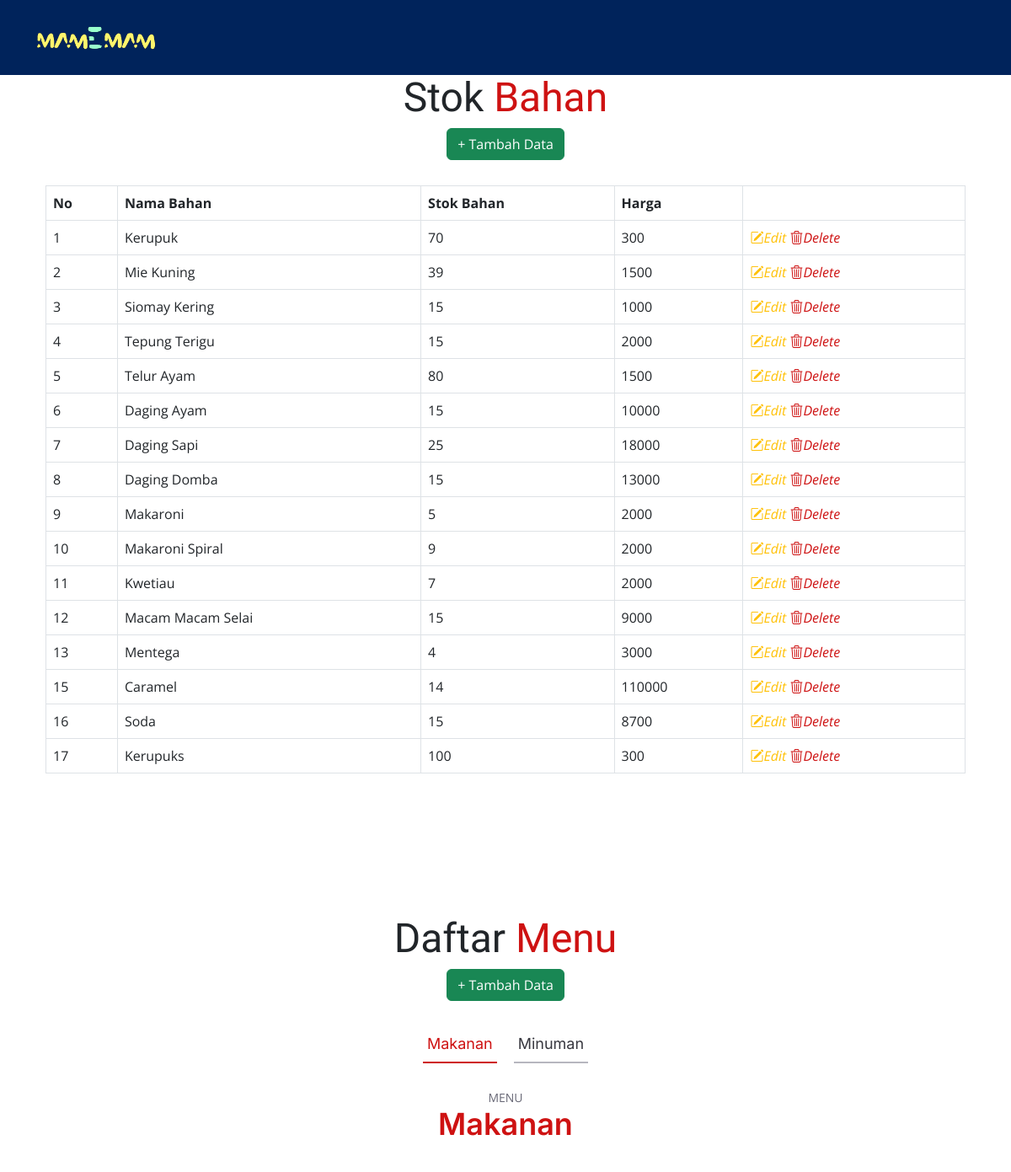
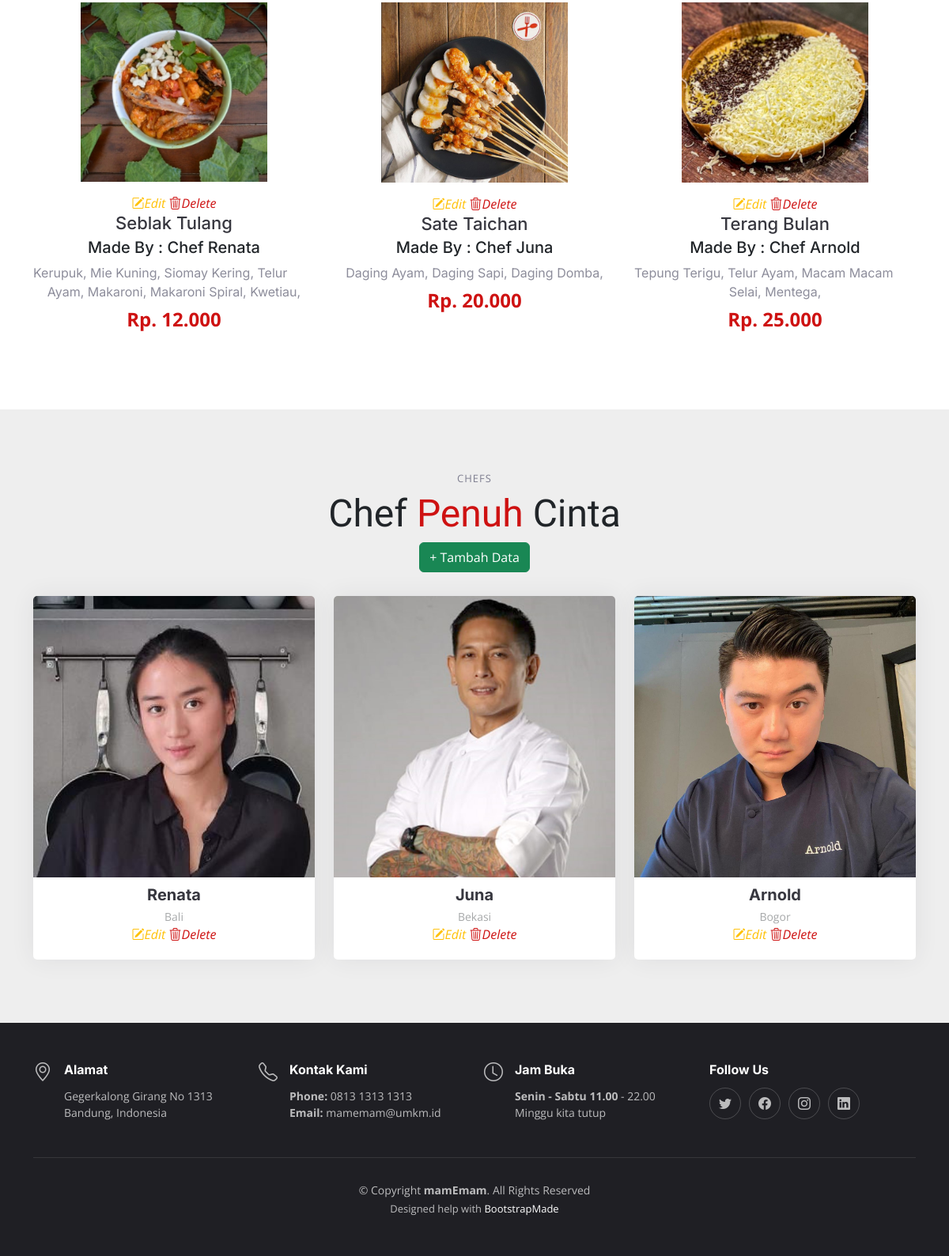
The app's page /admin.php with its own data (2 pictures, top to bottom).
### tables this page shows
CREATE TABLE `bahan` (
  `id_bahan` int(11) NOT NULL,
  `nama_bahan` varchar(50) NOT NULL,
  `stok_bahan` int(11) NOT NULL,
  `harga_bahan` int(11) NOT NULL
);

CREATE TABLE `menu` (
  `id_menu` int(11) NOT NULL,
  `nama_menu` varchar(50) NOT NULL,
  `foto_menu` varchar(100) NOT NULL,
  `harga` int(11) NOT NULL,
  `deskripsi` varchar(250) NOT NULL,
  `id_chef` int(11) NOT NULL,
  `id_jenis` int(11) NOT NULL
);

CREATE TABLE `chef` (
  `id_chef` int(11) NOT NULL,
  `nama_chef` varchar(50) NOT NULL,
  `no_telp_chef` varchar(14) NOT NULL,
  `alamat_chef` varchar(50) NOT NULL,
  `jenis_kelamin_chef` varchar(11) NOT NULL,
  `foto_chef` varchar(100) NOT NULL
);

CREATE TABLE `menu_bahan` (
  `id_menu_bahan` int(11) NOT NULL,
  `id_menu` int(11) NOT NULL,
  `id_bahan` int(11) NOT NULL
);

### function.php (called while the page is built, shortened)
<?php
include('config.php');
function readMakanan()
{
    global $conn;
    $query = "SELECT * FROM menu JOIN chef ON menu.id_chef =  chef.id_chef WHERE menu.id_jenis = 1";
    $result = mysqli_query($conn, $query);
    return $result;
}
function readBahanMenu($menu)
{
    global $conn;
    $query = "SELECT menu_bahan.id_bahan, bahan.nama_bahan, menu_bahan.id_menu_bahan FROM menu_bahan JOIN bahan ON menu_bahan.id_bahan = bahan.id_bahan WHERE menu_bahan.id_menu =" . $menu;
    $result = mysqli_query($conn, $query);
    return $result;
}
function readBahan()
{
    global $conn;
    $query = "SELECT * from bahan";
    $result = mysqli_query($conn, $query);
    return $result;
}
function readChef()
{
    global $conn;
    $query = $query = "SELECT * FROM chef";
    $result = mysqli_query($conn, $query);
    return $result;
}
?>

### admin.php (the view, shortened to what this page needs)
<?php
  include("function.php");
  $listMakanan = readMakanan();
  $listChef = readChef();
  $listBahan = readBahan();
?>
<!DOCTYPE html>
<html lang="en">
<head>
  <link href="assets/vendor/bootstrap/css/bootstrap.min.css" rel="stylesheet">
  <link href="assets/vendor/bootstrap-icons/bootstrap-icons.css" rel="stylesheet">
  <link href="assets/vendor/aos/aos.css" rel="stylesheet">
  <link href="assets/vendor/glightbox/css/glightbox.min.css" rel="stylesheet">
  <link href="assets/vendor/swiper/swiper-bundle.min.css" rel="stylesheet">
  <link href="assets/css/main.css" rel="stylesheet">
</head>
<body>
  <header id="header" class="header fixed-top d-flex align-items-center" style="background-color: #00235B">
    <div class="container d-flex align-items-center justify-content-between">
      <a href="index.php" class="logo d-flex align-items-center me-auto me-lg-0">
        <img src="assets/img/logo.png" alt="">
      </a>
    </div>
  </header>
  <main id="main">
    <section id="bahan" class="Bahan">
      <div class="container" data-aos="fade-up">
        <div class="section-header">
            <p>Stok <span>Bahan</span></p>
            <a href="addBahan.php" class="btn btn-success">
            + Tambah Data
            </a>
        </div>
            <div class="gradient-custom-1 h-100">
                <div class="mask d-flex align-items-center h-100">
                <div class="container">
                    <div class="row justify-content-center">
                    <div class="col-12">
                        <div class="table-responsive bg-white">
                        <table class="table mb-0 table-bordered">
                            <thead>
                            <tr>
                                <th scope="col">No</th>
                                <th scope="col">Nama Bahan</th>
                                <th scope="col">Stok Bahan</th>
                                <th scope="col">Harga</th>
                                <th scope="col"></th>
                            </tr>
                            </thead>
                            <tbody>
                              <?php
                                foreach ($listBahan as $bahan)
                              {?>
                                    <tr>
                                        <td><?=$bahan['id_bahan']?></td>
                                        <td><?=$bahan['nama_bahan']?></td>
                                        <td><?=$bahan['stok_bahan']?></td>
                                        <td><?=$bahan['harga_bahan']?></td>
                                        <td>
                                            <a href="editBahan.php?id_bahan=<?=$bahan['id_bahan']?>" class="link-warning"><i class="bi bi-pencil-square">Edit</i></a>
                                            <a href="deleteBahan.php?id_bahan=<?=$bahan['id_bahan']?>" onclick="return confirm('Yakin Hapus?')"><i class="bi bi-trash3">Delete</i></a>
                                        </td>
                                    </tr>
                              <?php
                                }
                              ?>
                            </tbody>
                        </table>
                        </div>
                    </div>
                    </div>
                </div>
                </div>
            </div>
      </div>
    </section>
    <section id="menu" class="menu">
      <div class="container" data-aos="fade-up">
        <div class="section-header">
          <p>Daftar <span>Menu</span></p>
          <a href="addMenu.php" class="btn btn-success">
            + Tambah Data
            </a>
        </div>
        <ul class="nav nav-tabs d-flex justify-content-center" data-aos="fade-up" data-aos-delay="200">
          <li class="nav-item">
            <a class="nav-link active show" data-bs-toggle="tab" data-bs-target="#menu-makanan">
              <h4>Makanan</h4>
            </a>
          </li>
          <li class="nav-item">
            <a class="nav-link" data-bs-toggle="tab" data-bs-target="#menu-minuman">
              <h4>Minuman</h4>
            </a>
        </ul>
        <div class="tab-content align-item-center" data-aos="fade-up" data-aos-delay="300">
          <div class="tab-pane fade active show" id="menu-makanan">
            <div class="tab-header text-center">
              <p>Menu</p>
              <h3>Makanan</h3>
            </div>
            <div class="row gy-5">
              <?php
                foreach ($listMakanan as $makanan)
              {
                $listBahanMenu = readBahanMenu($makanan['id_menu'])
              ?>
                <div class="col-lg-4 menu-item">
                  <a href="assets/img/<?=$makanan['foto_menu']?>" class="glightbox"><img src="assets/img/<?=$makanan['foto_menu']?>" class="menu-img img-fluid" alt=""></a>
                  <a href="editMenu.php?id_menu=<?=$makanan['id_menu']?>" class="link-warning"><i class="bi bi-pencil-square">Edit</i></a>
                  <a href="deleteMenu.php?id=<?=$makanan['id_menu']?>" onclick="return confirm('Yakin Hapus?')"><i class="bi bi-trash3">Delete</i></a>
                  <h4><?=$makanan['nama_menu']?></h4>
                  <h5>Made By : Chef <?=$makanan['nama_chef']?></h5>
                  <p class="ingredients">
                    <?php
                      foreach ($listBahanMenu as $bahanMenu)
                    {
                      echo $bahanMenu['nama_bahan'].", ";
                      }
                    ?>
                  </p>
                  <p class="price">
                    Rp. <?=number_format($makanan['harga'],0,"",".")?>
                  </p>
                </div>
              <?php
                }
              ?>
            </div>
          </div>
        </div>
      </div>
    </section>
    <section id="chefs" class="chefs section-bg">
      <div class="container" data-aos="fade-up">
        <div class="section-header">
          <h2>Chefs</h2>
          <p>Chef <span>Penuh</span> Cinta</p>
          <a href="addChef.php" class="btn btn-success">
            + Tambah Data
          </a>
        </div>
        <div class="row gy-4">
          <?php
            foreach ($listChef as $chef)
          {?>
            <div class="col-lg-4 col-md-6 d-flex align-items-stretch" data-aos="fade-up" data-aos-delay="100">
              <div class="chef-member">
              <div class="member-img">
                  <img src="assets/img/chefs/<?=$chef['foto_chef']?>" class="img-fluid" alt="">
                </div>
                <div class="member-info">
                  <h4><?=$chef['nama_chef']?></h4>
                  <span><?=$chef['alamat_chef']?></span>
                  <a href="editChef.php?id_chef=<?=$chef['id_chef']?>" class="link-warning"><i class="bi bi-pencil-square">Edit</i></a>
                  <a href="deleteChef.php?id_chef=<?=$chef['id_chef']?>" onclick="return confirm('Yakin Hapus?')"><i class="bi bi-trash3">Delete</i></a>
                </div>
              </div>
            </div>
          <?php
            }
          ?>
        </div>
      </div>
    </section>
  </main>
  <footer id="footer" class="footer">
    <div class="container">
      <div class="row gy-3">
        <div class="col-lg-3 col-md-6 d-flex">
          <i class="bi bi-geo-alt icon"></i>
          <div>
            <h4>Alamat</h4>
            <p>
              Gegerkalong Girang No 1313 <br>
              Bandung, Indonesia<br>
            </p>
          </div>
        </div>
        <div class="col-lg-3 col-md-6 footer-links d-flex">
          <i class="bi bi-telephone icon"></i>
          <div>
            <h4>Kontak Kami</h4>
            <p>
              <strong>Phone:</strong> 0813 1313 1313<br>
              <strong>Email:</strong> mamemam@umkm.id<br>
            </p>
          </div>
        </div>
        <div class="col-lg-3 col-md-6 footer-links d-flex">
          <i class="bi bi-clock icon"></i>
          <div>
            <h4>Jam Buka</h4>
            <p>
              <strong>Senin - Sabtu 11.00</strong> - 22.00<br>
              Minggu kita tutup
            </p>
          </div>
        </div>
        <div class="col-lg-3 col-md-6 footer-links">
          <h4>Follow Us</h4>
          <div class="social-links d-flex">
            <a href="https://twitter.com/PiTheciasss" class="twitter"><i class="bi bi-twitter"></i></a>
            <a href="https://www.facebook.com/rafiarsalan.rafiarsalan/" class="facebook"><i class="bi bi-facebook"></i></a>
            <a href="https://www.instagram.com/raparsalan/" class="instagram"><i class="bi bi-instagram"></i></a>
            <a href="https://www.linkedin.com/in/raparsalan/" class="linkedin"><i class="bi bi-linkedin"></i></a>
          </div>
        </div>
      </div>
    </div>
    <div class="container">
      <div class="copyright">
        &copy; Copyright <strong><span>mamEmam</span></strong>. All Rights Reserved
      </div>
      <div class="credits">Designed help with <a href="https://bootstrapmade.com/">BootstrapMade</a>
      </div>
    </div>
  </footer>
</body>
</html>

### assets/css/main.css (style rules this page uses)
:root { --font-default: "Open Sans", system-ui, -apple-system, "Segoe UI", Roboto, "Helvetica Neue", Arial, "Noto Sans", "Liberation Sans", sans-serif, "Apple Color Emoji", "Segoe UI Emoji", "Segoe UI Symbol", "Noto Color Emoji"; --font-primary: "Amatic SC", sans-serif; --font-secondary: "Inter", sans-serif; }
:root { --color-default: #212529; --color-primary: #ce1212; --color-secondary: #37373f; }
:root { scroll-behavior: smooth; }
body { font-family: var(--font-default); color: var(--color-default); }
a { color: var(--color-primary); text-decoration: none; }
h1, h2, h3, h4, h5, h6 { font-family: var(--font-secondary); }
section { overflow: hidden; padding: 80px 0; }
.section-bg { background-color: #eee; }
.section-header { text-align: center; padding-bottom: 30px; }
.section-header h2 { font-size: 13px; letter-spacing: 1px; font-weight: 400; margin: 0; padding: 0; color: #7f7f90; text-transform: uppercase; font-family: var(--font-default); }
.section-header p { margin: 0; font-size: 48px; font-weight: 400; font-family: var(--font-primary); }
.section-header p span { color: var(--color-primary); }
.header { background: #fff; transition: all 0.5s; z-index: 997; height: 90px; border-bottom: 1px solid #fff; }
.header .logo img { max-height: 40px; margin-right: 6px; }
section { scroll-margin-top: 90px; }
.menu .nav-tabs { border: 0; }
.menu .nav-link { margin: 0 10px; padding: 10px 5px; transition: 0.3s; color: var(--color-secondary); border-radius: 0; cursor: pointer; height: 100%; border: 0; border-bottom: 2px solid #b6b6bf; }
.menu .nav-link h4 { font-size: 18px; font-weight: 400; margin: 0; font-family: var(--font-secondary); }
.menu .nav-link.active { color: var(--color-primary); border-color: var(--color-primary); }
.menu .tab-content .tab-header { padding: 30px 0; }
.menu .tab-content .tab-header p { font-size: 14px; text-transform: uppercase; color: #676775; margin-bottom: 0; }
.menu .tab-content .tab-header h3 { font-size: 36px; font-weight: 600; color: var(--color-primary); }
.menu .tab-content .menu-item { -moz-text-align-last: center; text-align-last: center; }
.menu .tab-content .menu-item .menu-img { padding: 0 60px; margin-bottom: 15px; }
.menu .tab-content .menu-item h4 { font-size: 22px; font-weight: 500; color: var(--color-secondary); font-family: var(--font-secondary); font-weight: 30px; margin-bottom: 5px; }
.menu .tab-content .menu-item .ingredients { font-family: var(--font-secondary); color: #8d8d9b; margin-bottom: 5px; }
.menu .tab-content .menu-item .price { font-size: 24px; font-weight: 700; color: var(--color-primary); }
.chefs .chef-member { overflow: hidden; text-align: center; border-radius: 5px; background: #fff; box-shadow: 0px 0 30px rgba(55, 55, 63, 0.08); transition: 0.3s; }
.chefs .chef-member .member-img { position: relative; overflow: hidden; }
.chefs .chef-member .member-img:after { position: absolute; content: ""; left: 0; bottom: 0; height: 100%; width: 100%; background: url(../img/team-shape.svg) no-repeat center bottom; background-size: contain; z-index: 1; }
.chefs .chef-member .member-info { padding: 10px 15px 20px 15px; }
.chefs .chef-member .member-info h4 { font-weight: 700; margin-bottom: 5px; font-size: 20px; color: var(--color-secondary); }
.chefs .chef-member .member-info span { display: block; font-size: 14px; font-weight: 400; color: rgba(33, 37, 41, 0.4); }
.footer { font-size: 14px; background-color: #1f1f24; padding: 50px 0; color: rgba(255, 255, 255, 0.7); }
.footer .icon { margin-right: 15px; font-size: 24px; line-height: 0; }
.footer h4 { font-size: 16px; font-weight: bold; position: relative; padding-bottom: 5px; color: #fff; }
.footer .footer-links { margin-bottom: 30px; }
.footer .social-links a { display: flex; align-items: center; justify-content: center; width: 40px; height: 40px; border-radius: 50%; border: 1px solid rgba(255, 255, 255, 0.2); font-size: 16px; color: rgba(255, 255, 255, 0.7); margin-right: 10px; transition: 0.3s; }
.footer .copyright { text-align: center; padding-top: 30px; border-top: 1px solid rgba(255, 255, 255, 0.1); }
.footer .credits { padding-top: 4px; text-align: center; font-size: 13px; }
.footer .credits a { color: #fff; }

### records on screen
bahan: id_bahan "1", nama_bahan "Kerupuk", stok_bahan "70", harga_bahan "300"
bahan: id_bahan "2", nama_bahan "Mie Kuning", stok_bahan "39", harga_bahan "1500"
bahan: id_bahan "3", nama_bahan "Siomay Kering", stok_bahan "15", harga_bahan "1000"
bahan: id_bahan "4", nama_bahan "Tepung Terigu", stok_bahan "15", harga_bahan "2000"
bahan: id_bahan "5", nama_bahan "Telur Ayam", stok_bahan "80", harga_bahan "1500"
bahan: id_bahan "6", nama_bahan "Daging Ayam", stok_bahan "15", harga_bahan "10000"
bahan: id_bahan "7", nama_bahan "Daging Sapi", stok_bahan "25", harga_bahan "18000"
bahan: id_bahan "8", nama_bahan "Daging Domba", stok_bahan "15", harga_bahan "13000"
bahan: id_bahan "9", nama_bahan "Makaroni", stok_bahan "5", harga_bahan "2000"
bahan: id_bahan "10", nama_bahan "Makaroni Spiral", stok_bahan "9", harga_bahan "2000"
bahan: id_bahan "11", nama_bahan "Kwetiau", stok_bahan "7", harga_bahan "2000"
bahan: id_bahan "12", nama_bahan "Macam Macam Selai", stok_bahan "15", harga_bahan "9000"
bahan: id_bahan "13", nama_bahan "Mentega", stok_bahan "4", harga_bahan "3000"
bahan: id_bahan "15", nama_bahan "Caramel", stok_bahan "14", harga_bahan "110000"
bahan: id_bahan "16", nama_bahan "Soda", stok_bahan "15", harga_bahan "8700"
bahan: id_bahan "17", nama_bahan "Kerupuks", stok_bahan "100", harga_bahan "300"
menu: foto_menu (picture), nama_menu "Seblak Tulang", id_chef.nama_chef "Renata", harga "12.000"
menu_bahan: id_bahan.nama_bahan "Kerupuk"
menu_bahan: id_bahan.nama_bahan "Mie Kuning"
menu_bahan: id_bahan.nama_bahan "Siomay Kering"
menu_bahan: id_bahan.nama_bahan "Telur Ayam"
menu_bahan: id_bahan.nama_bahan "Makaroni"
menu_bahan: id_bahan.nama_bahan "Makaroni Spiral"
menu_bahan: id_bahan.nama_bahan "Kwetiau"
menu: foto_menu (picture), nama_menu "Sate Taichan", id_chef.nama_chef "Juna", harga "20.000"
menu_bahan: id_bahan.nama_bahan "Daging Ayam"
menu_bahan: id_bahan.nama_bahan "Daging Sapi"
menu_bahan: id_bahan.nama_bahan "Daging Domba"
menu: foto_menu (picture), nama_menu "Terang Bulan", id_chef.nama_chef "Arnold", harga "25.000"
menu_bahan: id_bahan.nama_bahan "Tepung Terigu"
menu_bahan: id_bahan.nama_bahan "Telur Ayam"
menu_bahan: id_bahan.nama_bahan "Macam Macam Selai"
menu_bahan: id_bahan.nama_bahan "Mentega"
chef: foto_chef (picture), nama_chef "Renata", alamat_chef "Bali"
chef: foto_chef (picture), nama_chef "Juna", alamat_chef "Bekasi"
chef: foto_chef (picture), nama_chef "Arnold", alamat_chef "Bogor"
